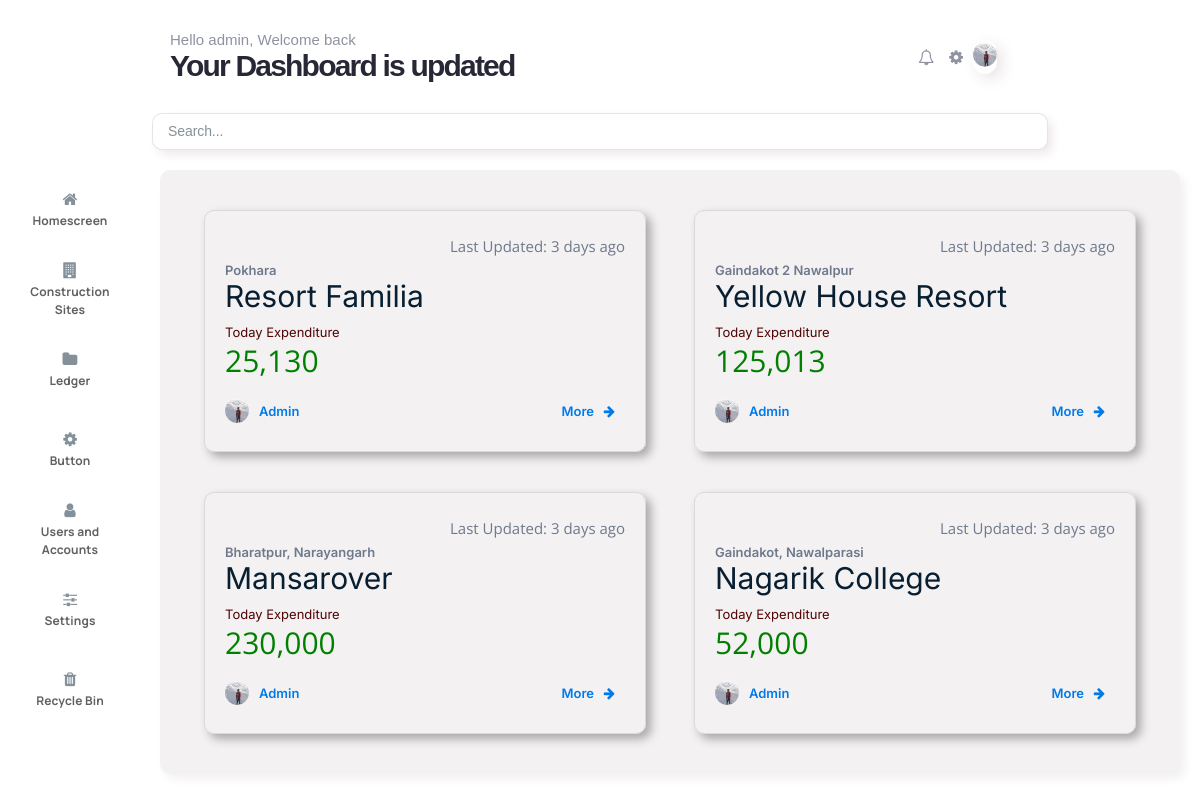
The app's page /construction_home/ (signed in) with its own data.
### construction/models.py (models this page shows, shortened)
class Site_User(models.Model):
    name = models.OneToOneField(User, on_delete=models.CASCADE)
    fullname = models.CharField(max_length=100, null=True, blank=True)
    TYPE_ROLE = (
        ('Sitehead', 'Sitehead'),
        ('Superviser', 'Superviser'),
        ('Technician', 'Technician'),
    )
    site_role = models.CharField(max_length=50, choices=TYPE_ROLE)
    image = models.ImageField(upload_to='profile_images/', null=True)

class Construction_Site(models.Model):
    name = models.CharField(max_length=50)
    image = models.ImageField(
        upload_to="site_profiles/",  null=True, blank=True)
    num_workers = models.IntegerField(null=True, blank=True)
    budget = models.IntegerField(null=True, blank=True)
    expensed = models.IntegerField(null=True, blank=True)
    WORKING_STATUS = (
        ('Working', 'Working'),
        ('Halted', 'Halted'),
        ('Completed', 'Completed'),
    )
    working_status = models.CharField(max_length=50, choices=WORKING_STATUS)
    location = models.CharField(max_length=100, null=True, blank=True)
    superviser = models.ForeignKey(
        Site_User, on_delete=models.SET_NULL, null=True)

### construction/views.py (the view)
# urls.py: path('construction_home/', views.constructionHomeView,
@login_required
def constructionHomeView(request):
    username = request.user.site_user.name
    construction_detail = Construction_Site.objects.filter(
        superviser__name=username)
    return render(request, 'pages/constructionpage.html', {'construction_detail': construction_detail})

### construction/templates/pages/constructionpage.html (shortened to what this page needs)
{% extends 'pages/base.html' %} {% load static%} {% load humanize %}
    {% block content2 %}
    <div class="construction_detail_container">
      {% for construction_detail in construction_detail %}
      <div class="constructiondetailcard">
        <div class="top">
          <h3>Last Updated: 3 days ago</h3>
        </div>
        <div class="mid">
          <h4>{{construction_detail.location}}</h4>
          <h3>{{construction_detail.name}}</h3>
          <h2>Today Expenditure</h2>
          <h1>{{construction_detail.expensed|intcomma}}</h1>
        </div>
        <div class="bottom">
          <div class="name">
            <img src="{{request.user.site_user.image.url}}" />
            <h2>{{construction_detail.superviser.fullname}}</h2>
          </div>
          <div class="more">
            <a href="{% url 'individualsite' construction_detail.id %}"
              >More &nbsp;&nbsp;<i class="fa fa-arrow-right"></i>
            </a>
          </div>
        </div>
      </div>
      {% endfor %}
    </div>
    {% endblock %}

### construction/templates/pages/base.html (shortened to what this page needs)
{% load static %}
<!DOCTYPE html>
<html>
  <head>
    <link rel="stylesheet" href="{% static 'css/home.css' %}" />
    <link
      rel="stylesheet"
      href="https://cdnjs.cloudflare.com/ajax/libs/font-awesome/4.7.0/css/font-awesome.min.css"
    />
  </head>
  <body>
  <div class="header">
    <div class="title">
      <h4>Hello {{request.user}}, Welcome back</h4>
      <h2>Your Dashboard is updated</h2>
    </div>
    <div class="profileheader">
      <i class="fa fa-bell-o" aria-hidden="true"></i>
      <i class="fa fa-cog"></i>
      <div class="image" id="image" onclick="showmenu();">
        <img src="{{request.user.site_user.image.url}}" />
      </div>
    </div>
  </div>
  <div class="search">
    <input type="text" id="search" name="search" placeholder="Search..." />
  </div>
    <div class="content">
      <div class="navig">
        <a href="{% url 'transaction_home' %}" style="text-decoration: none"
          ><div class="box">
            <i class="fa fa-home" aria-hidden="true"></i>
            <h3>Homescreen</h3>
          </div></a
        >
        <a href="{% url 'construction_home' %}" style="text-decoration: none">
          <div class="box">
            <i class="fa fa-building" aria-hidden="true"></i>
            <h3>Construction Sites</h3>
          </div>
        </a>
        <div class="box" onclick="xls_modal();">
          <i class="fa fa-folder" aria-hidden="true"></i>
          <h3>Ledger</h3>
        </div>
        <div class="box">
          <i class="fa fa-cog"></i>
          <h3>Button</h3>
        </div>
        <div class="box">
          <i class="fa fa-user" aria-hidden="true"></i>
          <h3>Users and Accounts</h3>
        </div>
        <div class="box">
          <i class="fa fa-sliders" aria-hidden="true"></i>
          <h3>Settings</h3>
        </div>
        <div class="box">
          <i class="fa fa-trash" aria-hidden="true"></i>
          <h3>Recycle Bin</h3>
        </div>
      </div>
      {% block content2%} {% endblock %}
  </body>
</html>

### construction/static/css/home.css (style rules this page uses)
* { padding: 0px; margin: 0px; }
.header { font-family: sans-serif; }
.profileheader img { height: 30px; clip-path: circle(); border-radius: 50%; box-shadow: 5px 5px 5px rgb(110, 109, 109); }
.profileheader .image { border-radius: 45px; box-shadow: 5px 5px 15px rgb(233, 227, 227); }
.header { display: flex; flex-direction: row; justify-content: space-between; align-items: center; padding: 30px 170px; }
.header .title { display: flex; justify-content: center; flex-direction: column; }
.header .title h4 { width: 100%; font-style: normal; font-weight: normal; font-size: 15px; line-height: 19px; color: #8f92a1; }
.header .title h2 { width: 100%; font-style: normal; font-weight: 600; font-size: 30px; letter-spacing: -0.06em; color: #272835; }
.header .profileheader { display: flex; flex-direction: row; flex-wrap: nowrap; justify-content: center; padding: 0px 50px; width: 50px; gap: 5px; align-items: center; }
.profileheader i { padding: 0px 5px; color: #8f92a1; }
.search { display: flex; justify-content: center; }
.search input { width: 72%; padding: 10px 15px; border-radius: 10px; border: 1px solid rgb(0, 0, 0, 0.1); box-shadow: 5px 5px 10px rgb(240, 235, 235); color: rgb(92, 88, 88); font-family: sans-serif; }
.search input::placeholder { font-style: normal; font-weight: normal; font-size: 14px; line-height: 24px; letter-spacing: -0.006em; color: #84919a; }
.content { padding: 20px; display: flex; flex-direction: row; flex-wrap: nowrap; gap: 40px; }
.navig { display: flex; flex-direction: column; }
.navig .box { width: 100px; height: 80px; display: flex; justify-content: center; align-items: center; flex-direction: column; gap: 5px; }
.navig .box i { color: #84919a; }
.navig .box h3 { font-family: "Manrope", sans-serif; font-style: normal; font-weight: bold; font-size: 12px; line-height: 142%; display: flex; align-items: center; text-align: center; letter-spacing: 0.008em; color: #616161; }
.construction_detail_container { width: 100%; background-color: #f3f1f1; border-radius: 10px; box-shadow: 5px 5px 10px #f3f1f1; display: flex; flex-direction: row; flex-wrap: wrap; justify-content: space-around; align-items: center; padding: 20px; }
.construction_detail_container .bottom img { height: 30px; clip-path: circle(); }
.construction_detail_container .constructiondetailcard { border: 1px solid #dadada; height: 200px; width: 400px; border-radius: 10px; padding: 20px; display: flex; flex-direction: column; justify-content: space-evenly; margin: 20px; box-shadow: 5px 5px 10px #aaa7a7; }
.constructiondetailcard .top { display: flex; align-items: center; justify-content: flex-end; }
.constructiondetailcard .top h3 { font-family: "Open Sans"; font-style: normal; font-weight: normal; font-size: 15px; color: #6e798c; }
.constructiondetailcard .mid { font-family: "Inter"; font-style: normal; }
.constructiondetailcard .mid h4 { font-weight: 600; font-size: 13px; color: #6e798c; }
.constructiondetailcard .mid h3 { font-weight: normal; font-size: 30px; color: #081f32; padding-bottom: 10px; }
.constructiondetailcard .mid h2 { font-weight: normal; font-size: 13px; color: #510404; }
.constructiondetailcard .mid h1 { font-family: "Open Sans"; font-weight: normal; font-size: 30px; color: #008000; padding-bottom: 10px; }
.constructiondetailcard .bottom { display: flex; flex-direction: row; flex-wrap: nowrap; justify-content: space-between; align-items: center; }
.constructiondetailcard .bottom .name { display: flex; flex-direction: row; flex-wrap: nowrap; justify-content: flex-start; align-items: center; }
.constructiondetailcard .bottom h2 { font-family: "Inter"; font-style: normal; font-weight: 600; font-size: 13px; color: #007ae9; padding-left: 10px; }
.constructiondetailcard .bottom a { font-family: "Inter"; text-decoration: none; font-style: normal; font-weight: 600; font-size: 13px; text-align: right; color: #007ae9; padding-right: 10px; }

### records on screen
Construction_Site: location "Pokhara", name "Resort Familia", expensed "25,130", user.site_user.image (picture), superviser.fullname "Admin"
Construction_Site: location "Gaindakot 2 Nawalpur", name "Yellow House Resort", expensed "125,013", user.site_user.image (picture), superviser.fullname "Admin"
Construction_Site: location "Bharatpur, Narayangarh", name "Mansarover", expensed "230,000", user.site_user.image (picture), superviser.fullname "Admin"
Construction_Site: location "Gaindakot, Nawalparasi", name "Nagarik College", expensed "52,000", user.site_user.image (picture), superviser.fullname "Admin"

### other values on screen
{{ request.user }} "admin"
